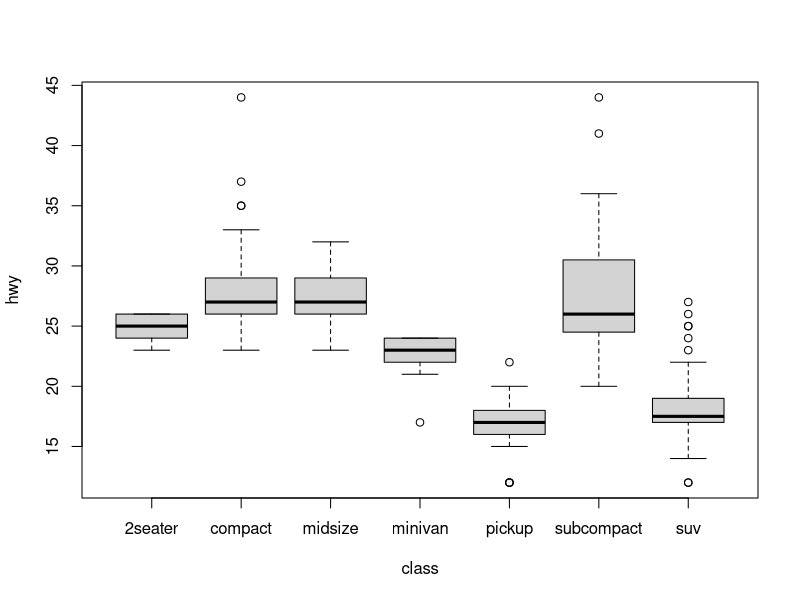
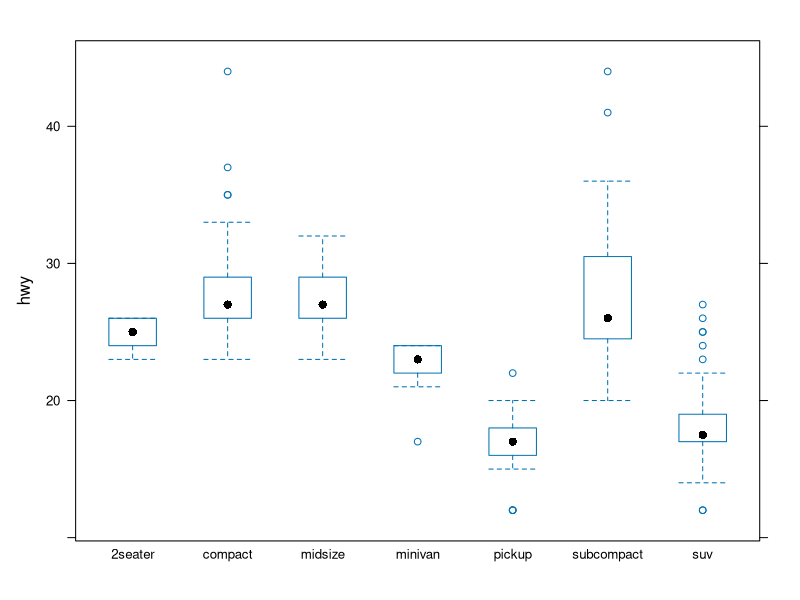
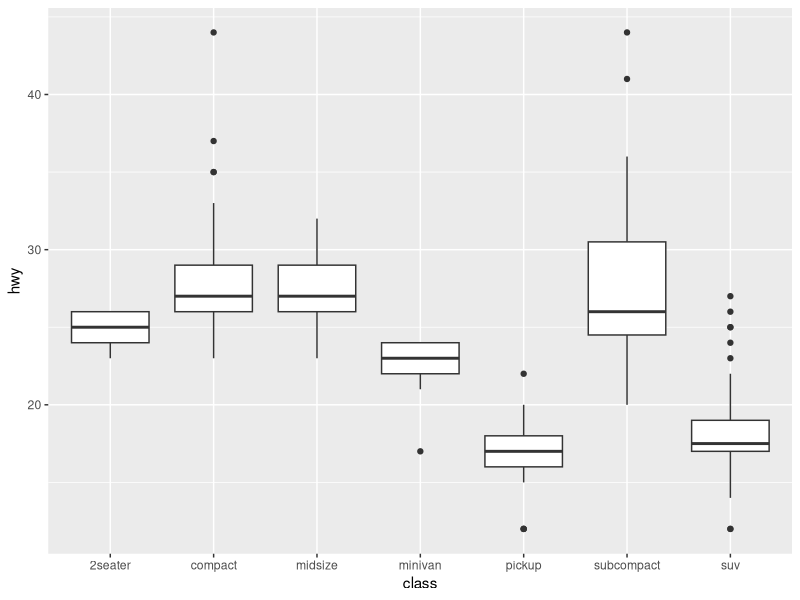
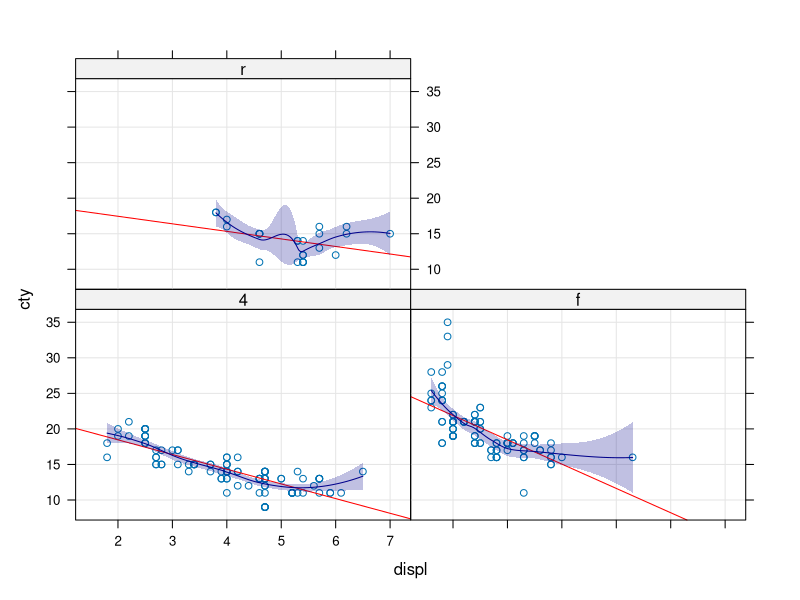
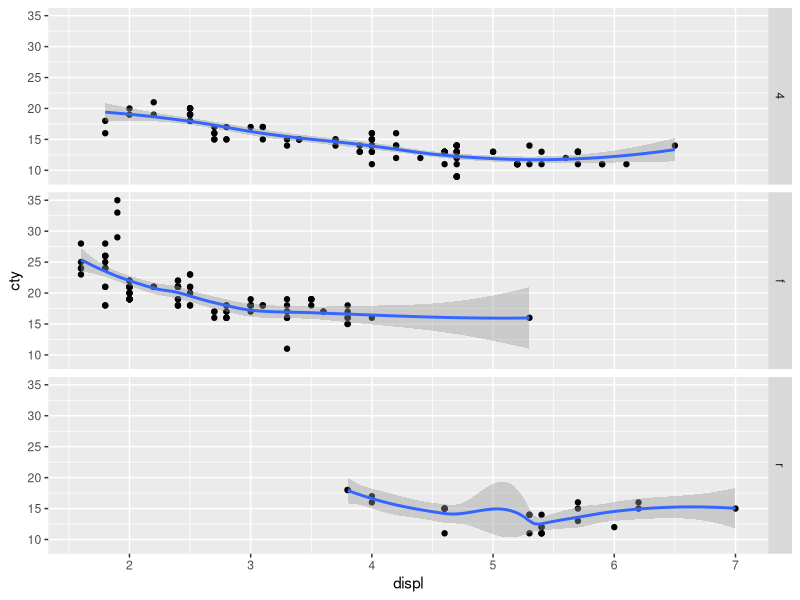

Generate these figures, in order, with R:
z <- c(1.0, 2.0, 3.0, 4.0, 1.0, 2.0, 3.0)
m <- scale(z)
sd(m)
mean(m)
attr(m,"scaled:center")
scale(z)
scale(z, scale=FALSE)
softmax <- function(x) {
  res <- exp(x) / sum(exp(x))
  return(res)
}
round(softmax(z), 5)
require(ggplot2) ## load 'mpg' data set
boxplot(hwy ~ class, data=mpg)
require(lattice)
p <- bwplot(hwy ~ class, data=mpg)
p
require(ggplot2)
p <- ggplot(mpg, aes(class, hwy))
p + geom_boxplot()
require(latticeExtra)
p <- xyplot(cty ~ displ | drv, data=mpg,
            panel=function(x,y, ...) {
              panel.grid(h=-1, v=-1)
              panel.xyplot(x,y,...)
              panel.lmline(x,y,col="red", ...)
              panel.smoother(x,y, col="darkblue", ...)
            })
p

require(ggplot2)
p <- ggplot(mpg, aes(displ, cty)) + geom_point()
p + facet_grid(drv ~ .) + geom_smooth()
